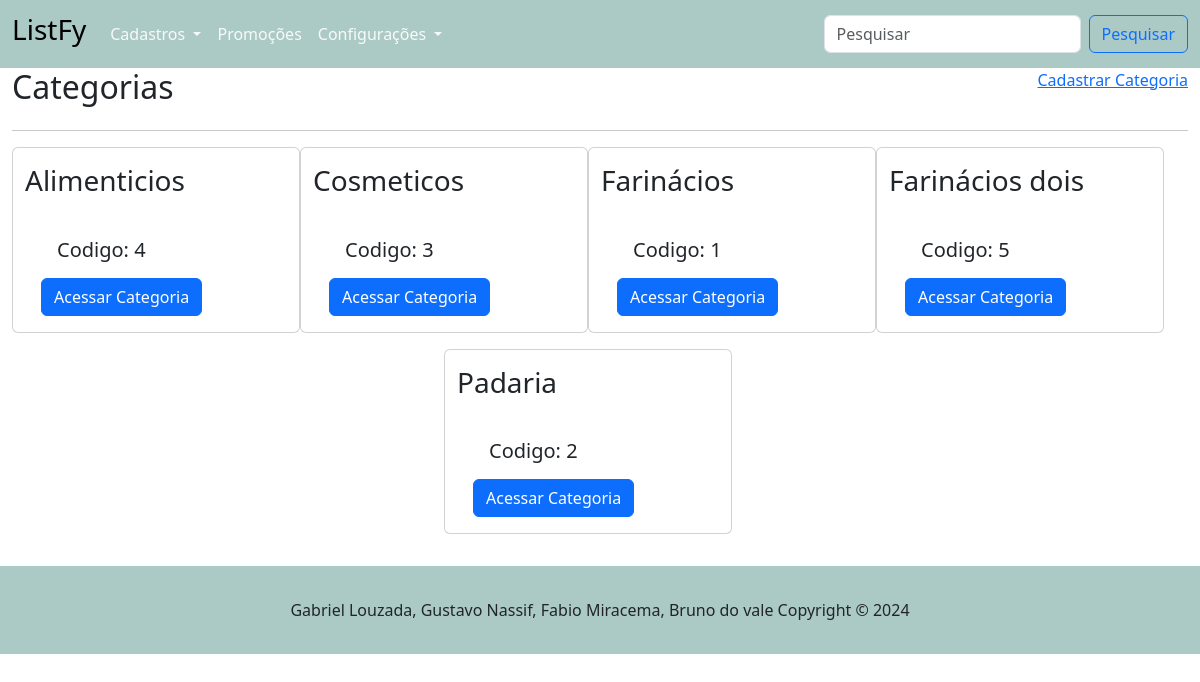
Before: /categorias/ with the older database file.
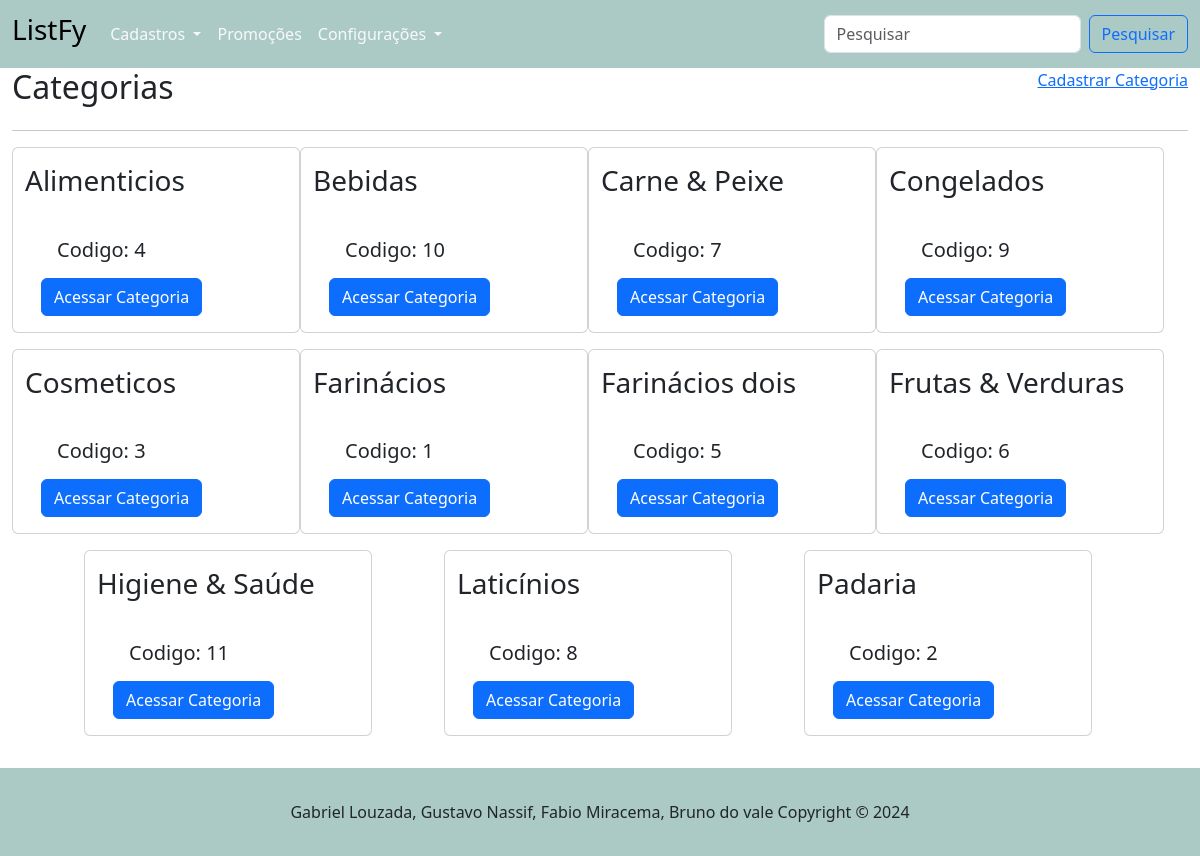
After: the same page with the newer database file.
### tables this page shows
CREATE TABLE "categoria" (
	"id_categoria"	INTEGER,
	"nome"	TEXT NOT NULL,
	PRIMARY KEY("id_categoria" AUTOINCREMENT)
);

### routes/categoria_routes.py (the view)
@router.get("/", response_class=HTMLResponse)
async def get_listar_categoria(request: Request):
    categoria = obter_todas_categorias()
    return templates.TemplateResponse("/categoria/categorias.html",{"request":request, "categoria":categoria})

### templates/categoria/categorias.html (shortened to what this page needs)
{% extends "base.html" %}
{% block conteudo %}
    <main class="container-fluid" >
        <div class="d-flex justify-content-between ">
            <h2>Categorias</h2>
            <a href="/categorias/cadastrar_categoria"> Cadastrar Categoria</a>
        </div>
        <hr>
        <div class="row container-fluid d-flex justify-content-evenly">
            {% for c in categoria %}
            <div class="card col-12 mb-3" style="width: 18rem;">
                <div>
                    <h3 class="mt-3">{{ c.nome_categoria }}</h3>
                </div>
                <div class="card-body">
                  <h5 class="card-title m-3">Codigo: {{c.id_categoria}}</h5>
                    <div class="col-12">
                        <a href="/produto/categoria/{{c.id_categoria}}" class="btn btn-primary"> Acessar Categoria</a>
                    </div>
                </div>
            </div>
            {% endfor %}
        </div>
    </main>
{% endblock %}

### templates/base.html (shortened to what this page needs)
<!DOCTYPE html>
<html lang="pt-br">
<head>
    <link href="https://cdn.jsdelivr.net/npm/bootstrap@5.3.3/dist/css/bootstrap.min.css" rel="stylesheet">
</head>
<body>
    {% include "header.html" %}
    {% block conteudo %}{% endblock %}
    {% include "footer.html" %}
</body>
</html>

### templates/header.html (shortened to what this page needs)
<header>
    <nav class="navbar navbar-expand-lg" style="background-color: #accac5;">
        <div class="container-fluid">
          <a class="navbar-brand" href="/">
            <h3>ListFy</h3>
          </a>
          <div class="collapse navbar-collapse" id="navbarSupportedContent">
            <ul class="navbar-nav me-auto mb-2 mb-lg-0">
              <li class="nav-item dropdown">
                <a class="nav-link dropdown-toggle text-light" href="#" id="navbarDropdownMenuLink" role="button" data-bs-toggle="dropdown" aria-expanded="false">
                  Cadastros
                </a>
              </li>
              <li class="nav-item">
                <a class="nav-link text-light" href="#">Promoções</a>
              </li>
              <li class="nav-item dropdown">
                <a class="nav-link dropdown-toggle text-light" href="#" id="navbarDropdownMenuLink" role="button" data-bs-toggle="dropdown" aria-expanded="false">
                  Configurações
                </a>
            </ul>
            <form class="d-flex">
              <input class="form-control me-2" type="search" placeholder="Pesquisar" aria-label="Search">
              <button class="btn btn-outline-primary" type="submit">Pesquisar</button>
            </form>
          </div>
        </div>
      </nav>
</header>

### templates/footer.html (shortened to what this page needs)
<footer class="bd-footer p-3 mt-3" style="background-color: #accac5">
    <div class="d-flex justify-content-center mt-3">
        <p>Gabriel Louzada, Gustavo Nassif, Fabio Miracema, Bruno do vale Copyright &copy; 2024</p>
    </div>
</footer>

Changed rows visible on the page:
added categoria: nome_categoria "Bebidas", id_categoria "10"
added categoria: nome_categoria "Carne & Peixe", id_categoria "7"
added categoria: nome_categoria "Congelados", id_categoria "9"
added categoria: nome_categoria "Frutas & Verduras", id_categoria "6"
added categoria: nome_categoria "Higiene & Saúde", id_categoria "11"
added categoria: nome_categoria "Laticínios", id_categoria "8"
